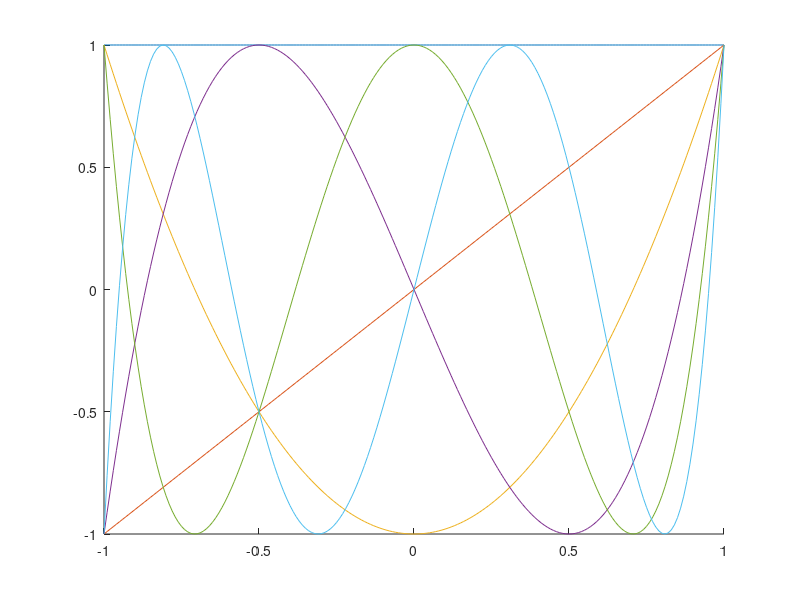

Here is the MATLAB script that generated this plot:
x = -1 : 0.01 : 1;

function t = T(n, x)
  if (n == 0)
    t = ones(size(x));
  elseif (n == 1)
    t = x;
  else
    t = 2 .* x .* T(n - 1, x) - T(n - 2, x);
  end
end

hold on;

for n = 0:5
  plot(x, T(n, x));
end

hold off;
pause();
